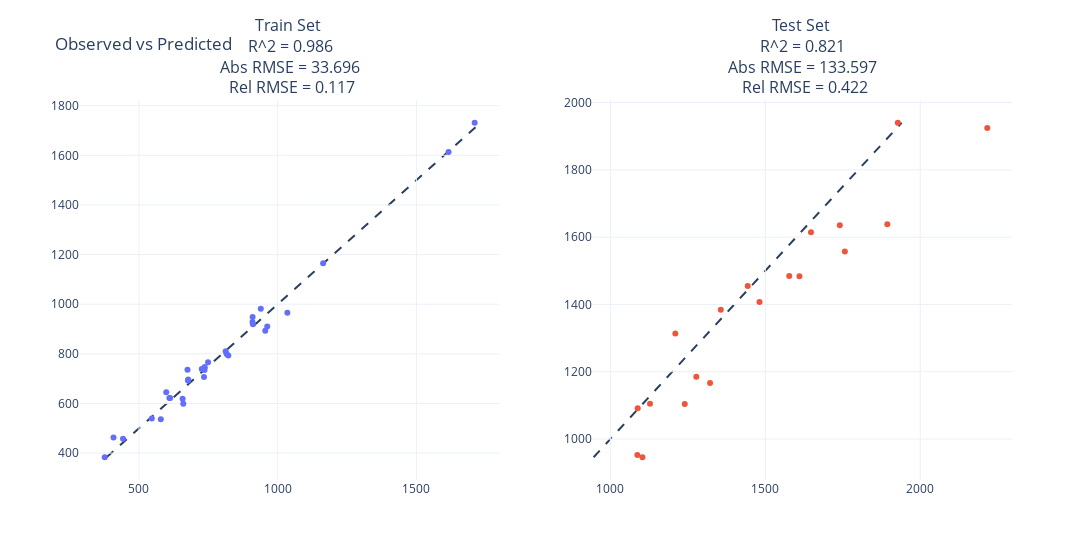

Notebook code cell kept with this figure:
### Markdown cell above
### Test

### Code cell
# Make predictions for training
y = tar
y_pred = pipe.predict(ZX_preproc)

# Make predictions for testing
ZX_test_preproc = preprocess(Z=doe_test, X=bwu_test, process_history=PROCESS_HISTORY, 
					   input_variables=INPUT_VARIABLES)
y_test = tar_test
y_test_pred = pipe.predict(ZX_test_preproc)


# Plot
plot_hist_pls_model_eval(
    y, y_pred, y_test, y_test_pred,
)

### Figure 1 — Plotly figure (JSON) as saved in the notebook; plotly's stock layout.template omitted (floating-point values rounded to 4 significant figures)
{"data": [{"mode": "markers", "type": "scatter", "x": [598.2, 677.3, 962.4, 376.5, 749.0, 609.7, 734.5, 736.8, 546.2, 909.6, 816.0, 657.2, 822.0, 909.2, 442.4, 659.6, 736.2, 726.2, 612.1, 939.1, 955.1, 578.6, 674.9, 910.8, 676.6, 812.5, 408.1, 1035.0, 1616.0, 1164.0, 1710.0], "xaxis": "x", "y": [644.9, 696.5, 910.0, 383.3, 765.7, 622.1, 706.5, 747.1, 539.0, 948.5, 799.2, 619.0, 792.8, 927.8, 457.5, 598.6, 735.3, 738.4, 621.6, 981.2, 893.3, 536.0, 735.9, 919.5, 692.9, 810.6, 463.2, 965.1, 1614.0, 1165.0, 1731.0], "yaxis": "y"}, {"mode": "markers", "type": "scatter", "x": [2216.0, 1740.0, 1577.0, 1210.0, 1104.0, 1128.0, 1647.0, 1356.0, 1610.0, 1928.0, 1894.0, 1443.0, 1240.0, 1088.0, 1277.0, 1322.0, 1481.0, 1087.0, 1757.0], "xaxis": "x2", "y": [1924.0, 1635.0, 1485.0, 1313.0, 945.9, 1105.0, 1614.0, 1384.0, 1484.0, 1940.0, 1638.0, 1455.0, 1104.0, 1091.0, 1185.0, 1166.0, 1407.0, 952.8, 1557.0], "yaxis": "y2"}], "layout": {"annotations": [{"font": {"size": 16}, "showarrow": false, "text": "Train Set <br> R^2 = 0.986 <br> Abs RMSE = 33.696 <br> Rel RMSE = 0.117", "x": 0.225, "xanchor": "center", "xref": "paper", "y": 1, "yanchor": "bottom", "yref": "paper"}, {"font": {"size": 16}, "showarrow": false, "text": "Test Set <br> R^2 = 0.821 <br> Abs RMSE = 133.597 <br> Rel RMSE = 0.422", "x": 0.775, "xanchor": "center", "xref": "paper", "y": 1, "yanchor": "bottom", "yref": "paper"}], "shapes": [{"layer": "below", "line": {"dash": "dash"}, "type": "line", "x0": 383.3, "x1": 1731.0, "y0": 383.3, "y1": 1731.0}, {"layer": "below", "line": {"dash": "dash"}, "type": "line", "x0": 945.9, "x1": 1940.0, "xref": "x2", "y0": 945.9, "y1": 1940.0, "yref": "y2"}], "showlegend": false, "title": {"text": "Observed vs Predicted"}, "width": 1600, "xaxis": {"anchor": "y", "domain": [0, 0.45]}, "xaxis2": {"anchor": "y2", "domain": [0.55, 1]}, "yaxis": {"anchor": "x", "domain": [0, 1]}, "yaxis2": {"anchor": "x2", "domain": [0, 1]}}}
